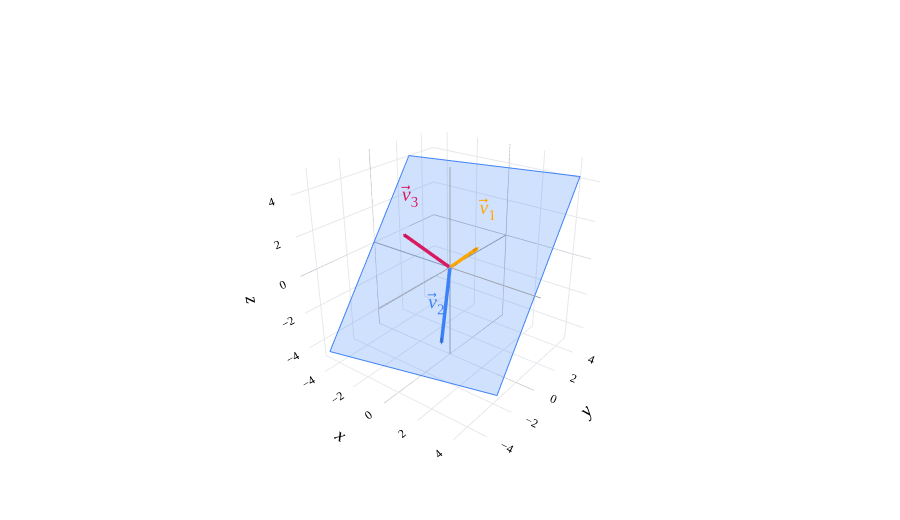

Notebook code for this chart:
### Markdown cell above
---

## Algorithm for Finding Linearly Independent Subsets with the Same Span

Given a set of vectors $\vec v_1, \vec v_2, \ldots, \vec v_d \in \mathbb{R}^n$, we'd like to find a subset of the vectors that is **linearly independent and has the same span** as the original set of vectors. In [Chapter 4.3](./03-vector-spaces-basis-dimension.ipynb), we'll call this subset a **basis** for the span of the original set of vectors.

In other words, we'd like to "drop" the vectors that are linearly dependent on the others. For example, if we have 3 vectors in $\mathbb{R}^3$ and they span a plane, we can drop one of them and still span **the same** plane (not just any plane), because a plane is a 2-dimensional space, and you only need 2 vectors to span a plane.

In the example below, we can remove any one of the three vectors (which all point in different directions), and the span of the remaining two is still **the exact same plane**!

### Code cell
from pathlib import Path
import sys
_notes_root = next(p for p in [Path.cwd(), *Path.cwd().parents] if (p / 'myst.yml').exists())
if str(_notes_root) not in sys.path:
    sys.path.insert(0, str(_notes_root))
from plane_style import (BLUE, ORANGE, PINK, GRAY, plane_figure, add_plane,
                         vector3, vector_label, line3, label3,
                         style_surface_planes, projection_figure)
import numpy as np
import plotly.graph_objects as go

v1 = np.array([1, 1, 1])
v2 = np.array([1, -2, -3])
fig = plane_figure(bounds=(-5, 5))
add_plane(fig, np.cross(v1, v2))
vector3(fig, v1, vector_label('v', sub=1), ORANGE)
vector3(fig, v2, vector_label('v', sub=2), BLUE, offset=(-0.5,0.2,0.3))
vector3(fig,(-3,0,1),vector_label('v',sub=3),PINK)
fig.show(renderer='plotly_mimetype')

### Figure 1 — Plotly figure (JSON) as saved in the notebook; plotly's stock layout.template omitted (floating-point values rounded to 4 significant figures)
{"data": [{"hoverinfo": "skip", "line": {"color": "#9ca3af", "dash": "solid", "width": 2}, "mode": "lines", "showlegend": false, "type": "scatter3d", "x": [-5.0, 5.0], "y": [-0.0, 0.0], "z": [-0.0, 0.0]}, {"hoverinfo": "skip", "line": {"color": "#9ca3af", "dash": "solid", "width": 2}, "mode": "lines", "showlegend": false, "type": "scatter3d", "x": [-0.0, 0.0], "y": [-5.0, 5.0], "z": [-0.0, 0.0]}, {"hoverinfo": "skip", "line": {"color": "#9ca3af", "dash": "solid", "width": 2}, "mode": "lines", "showlegend": false, "type": "scatter3d", "x": [-0.0, 0.0], "y": [-0.0, 0.0], "z": [-5.0, 5.0]}, {"color": "#3d81f6", "flatshading": true, "hoverinfo": "skip", "i": [0, 0], "j": [1, 2], "k": [2, 3], "legendgroup": "plane-3", "lighting": {"ambient": 1, "diffuse": 0, "specular": 0}, "opacity": 0.24, "showlegend": false, "type": "mesh3d", "x": [-4.3, 4.3, 4.3, -4.3], "y": [-4.3, -2.15, 4.3, 2.15], "z": [-4.3, -4.3, 4.3, 4.3]}, {"hoverinfo": "skip", "legendgroup": "plane-3", "line": {"color": "#3d81f6", "width": 2}, "mode": "lines", "showlegend": false, "type": "scatter3d", "x": [-4.3, 4.3, 4.3, -4.3, -4.3], "y": [-4.3, -2.15, 4.3, 2.15, -4.3], "z": [-4.3, -4.3, 4.3, 4.3, -4.3]}, {"hoverinfo": "skip", "line": {"color": "orange", "dash": "solid", "width": 7}, "mode": "lines", "showlegend": false, "type": "scatter3d", "x": [0.0, 0.9394], "y": [0.0, 0.9394], "z": [0.0, 0.9394]}, {"anchor": "tip", "colorscale": [[0, "orange"], [1, "orange"]], "hoverinfo": "skip", "showscale": false, "sizemode": "absolute", "sizeref": 0.35, "type": "cone", "u": [0.5774], "v": [0.5774], "w": [0.5774], "x": [1.0], "y": [1.0], "z": [1.0]}, {"hoverinfo": "skip", "mode": "text", "showlegend": false, "text": ["<i>v</i>⃗<sub>1</sub>"], "textfont": {"color": "orange", "family": "Palatino Linotype, Palatino, serif", "size": 20}, "type": "scatter3d", "x": [1.25], "y": [1.25], "z": [1.35]}, {"hoverinfo": "skip", "line": {"color": "#3d81f6", "dash": "solid", "width": 7}, "mode": "lines", "showlegend": false, "type": "scatter3d", "x": [0.0, 0.9719], "y": [0.0, -1.944], "z": [0.0, -2.916]}, {"anchor": "tip", "colorscale": [[0, "#3d81f6"], [1, "#3d81f6"]], "hoverinfo": "skip", "showscale": false, "sizemode": "absolute", "sizeref": 0.35, "type": "cone", "u": [0.2673], "v": [-0.5345], "w": [-0.8018], "x": [1.0], "y": [-2.0], "z": [-3.0]}, {"hoverinfo": "skip", "mode": "text", "showlegend": false, "text": ["<i>v</i>⃗<sub>2</sub>"], "textfont": {"color": "#3d81f6", "family": "Palatino Linotype, Palatino, serif", "size": 20}, "type": "scatter3d", "x": [0.5], "y": [-1.8], "z": [-2.7]}, {"hoverinfo": "skip", "line": {"color": "#d81a60", "dash": "solid", "width": 7}, "mode": "lines", "showlegend": false, "type": "scatter3d", "x": [0.0, -2.9], "y": [0.0, 0.0], "z": [0.0, 0.9668]}, {"anchor": "tip", "colorscale": [[0, "#d81a60"], [1, "#d81a60"]], "hoverinfo": "skip", "showscale": false, "sizemode": "absolute", "sizeref": 0.35, "type": "cone", "u": [-0.9487], "v": [0.0], "w": [0.3162], "x": [-3.0], "y": [0.0], "z": [1.0]}, {"hoverinfo": "skip", "mode": "text", "showlegend": false, "text": ["<i>v</i>⃗<sub>3</sub>"], "textfont": {"color": "#d81a60", "family": "Palatino Linotype, Palatino, serif", "size": 20}, "type": "scatter3d", "x": [-2.75], "y": [0.25], "z": [1.35]}], "layout": {"autosize": true, "font": {"color": "black", "family": "Palatino Linotype, Palatino, serif", "size": 16}, "height": 520, "margin": {"b": 0, "l": 0, "r": 0, "t": 15}, "paper_bgcolor": "white", "plot_bgcolor": "white", "scene": {"aspectmode": "data", "bgcolor": "white", "camera": {"eye": {"x": 1.6, "y": -2.1, "z": 1.3}}, "xaxis": {"backgroundcolor": "white", "gridcolor": "#e5e7eb", "nticks": 7, "range": [-5, 5], "showbackground": true, "showspikes": false, "tickfont": {"size": 12}, "title": {"text": "<i>x</i>"}, "zerolinecolor": "#9ca3af"}, "yaxis": {"backgroundcolor": "white", "gridcolor": "#e5e7eb", "nticks": 7, "range": [-5, 5], "showbackground": true, "showspikes": false, "tickfont": {"size": 12}, "title": {"text": "<i>y</i>"}, "zerolinecolor": "#9ca3af"}, "zaxis": {"backgroundcolor": "white", "gridcolor": "#e5e7eb", "nticks": 7, "range": [-5, 5], "showbackground": true, "showspikes": false, "tickfont": {"size": 12}, "title": {"text": "<i>z</i>"}, "zerolinecolor": "#9ca3af"}}, "showlegend": false}}
